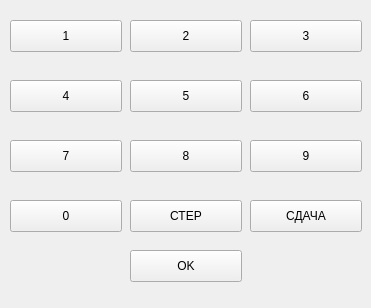
<?xml version="1.0" encoding="UTF-8"?>
<ui version="4.0">
 <class>NumpadWidget</class>
 <widget class="QWidget" name="NumpadWidget">
  <property name="geometry">
   <rect>
    <x>0</x>
    <y>0</y>
    <width>371</width>
    <height>308</height>
   </rect>
  </property>
  <property name="windowTitle">
   <string>Numpad</string>
  </property>
  <widget class="QPushButton" name="btn1">
   <property name="geometry">
    <rect>
     <x>10</x>
     <y>20</y>
     <width>112</width>
     <height>32</height>
    </rect>
   </property>
   <property name="text">
    <string>1</string>
   </property>
  </widget>
  <widget class="QPushButton" name="btn2">
   <property name="geometry">
    <rect>
     <x>130</x>
     <y>20</y>
     <width>112</width>
     <height>32</height>
    </rect>
   </property>
   <property name="text">
    <string>2</string>
   </property>
  </widget>
  <widget class="QPushButton" name="btn3">
   <property name="geometry">
    <rect>
     <x>250</x>
     <y>20</y>
     <width>112</width>
     <height>32</height>
    </rect>
   </property>
   <property name="text">
    <string>3</string>
   </property>
  </widget>
  <widget class="QPushButton" name="btn4">
   <property name="geometry">
    <rect>
     <x>10</x>
     <y>80</y>
     <width>112</width>
     <height>32</height>
    </rect>
   </property>
   <property name="text">
    <string>4</string>
   </property>
  </widget>
  <widget class="QPushButton" name="btn5">
   <property name="geometry">
    <rect>
     <x>130</x>
     <y>80</y>
     <width>112</width>
     <height>32</height>
    </rect>
   </property>
   <property name="text">
    <string>5</string>
   </property>
  </widget>
  <widget class="QPushButton" name="btn6">
   <property name="geometry">
    <rect>
     <x>250</x>
     <y>80</y>
     <width>112</width>
     <height>32</height>
    </rect>
   </property>
   <property name="text">
    <string>6</string>
   </property>
  </widget>
  <widget class="QPushButton" name="btn7">
   <property name="geometry">
    <rect>
     <x>10</x>
     <y>140</y>
     <width>112</width>
     <height>32</height>
    </rect>
   </property>
   <property name="text">
    <string>7</string>
   </property>
  </widget>
  <widget class="QPushButton" name="btn8">
   <property name="geometry">
    <rect>
     <x>130</x>
     <y>140</y>
     <width>112</width>
     <height>32</height>
    </rect>
   </property>
   <property name="text">
    <string>8</string>
   </property>
  </widget>
  <widget class="QPushButton" name="btn9">
   <property name="geometry">
    <rect>
     <x>250</x>
     <y>140</y>
     <width>112</width>
     <height>32</height>
    </rect>
   </property>
   <property name="text">
    <string>9</string>
   </property>
  </widget>
  <widget class="QPushButton" name="btn0">
   <property name="geometry">
    <rect>
     <x>10</x>
     <y>200</y>
     <width>112</width>
     <height>32</height>
    </rect>
   </property>
   <property name="text">
    <string>0</string>
   </property>
  </widget>
  <widget class="QPushButton" name="btndel">
   <property name="geometry">
    <rect>
     <x>130</x>
     <y>200</y>
     <width>112</width>
     <height>32</height>
    </rect>
   </property>
   <property name="text">
    <string>СТЕР</string>
   </property>
  </widget>
  <widget class="QPushButton" name="btnChange">
   <property name="geometry">
    <rect>
     <x>250</x>
     <y>200</y>
     <width>112</width>
     <height>32</height>
    </rect>
   </property>
   <property name="text">
    <string>СДАЧА</string>
   </property>
  </widget>
  <widget class="QPushButton" name="btnOk">
   <property name="geometry">
    <rect>
     <x>130</x>
     <y>250</y>
     <width>112</width>
     <height>32</height>
    </rect>
   </property>
   <property name="text">
    <string>OK</string>
   </property>
  </widget>
 </widget>
 <resources/>
 <connections/>
</ui>
